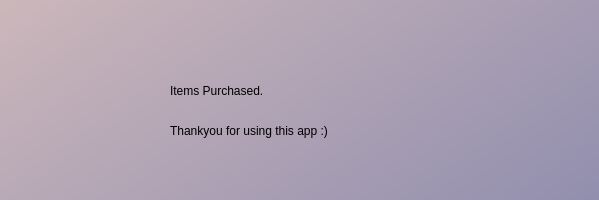
<?xml version="1.0" encoding="UTF-8"?>
<ui version="4.0">
 <class>Dialog</class>
 <widget class="QDialog" name="Dialog">
  <property name="geometry">
   <rect>
    <x>0</x>
    <y>0</y>
    <width>599</width>
    <height>200</height>
   </rect>
  </property>
  <property name="windowTitle">
   <string>Dialog</string>
  </property>
  <widget class="QWidget" name="Error2" native="true">
   <property name="geometry">
    <rect>
     <x>-180</x>
     <y>-180</y>
     <width>1001</width>
     <height>701</height>
    </rect>
   </property>
   <property name="styleSheet">
    <string notr="true">
background-color: qlineargradient(spread:pad, x1:0, y1:0, x2:1, y2:1, stop:0 rgba(233, 203, 193, 255), stop:1 rgba(100, 111, 164, 255));</string>
   </property>
   <widget class="QLabel" name="label">
    <property name="geometry">
     <rect>
      <x>280</x>
      <y>250</y>
      <width>61</width>
      <height>61</height>
     </rect>
    </property>
    <property name="styleSheet">
     <string notr="true">background: transparent</string>
    </property>
    <property name="text">
     <string/>
    </property>
    <property name="pixmap">
     <pixmap>UI Icons/1x/smiley.png</pixmap>
    </property>
    <property name="scaledContents">
     <bool>true</bool>
    </property>
   </widget>
   <widget class="QLabel" name="label_2">
    <property name="geometry">
     <rect>
      <x>350</x>
      <y>240</y>
      <width>171</width>
      <height>61</height>
     </rect>
    </property>
    <property name="styleSheet">
     <string notr="true">background:transparent ;
font: 16pt&quot;Times New Roman&quot;</string>
    </property>
    <property name="text">
     <string>Items Purchased.</string>
    </property>
   </widget>
   <widget class="QLabel" name="label_3">
    <property name="geometry">
     <rect>
      <x>350</x>
      <y>280</y>
      <width>341</width>
      <height>61</height>
     </rect>
    </property>
    <property name="styleSheet">
     <string notr="true">background:transparent ;
font: 16pt&quot;Times New Roman&quot;</string>
    </property>
    <property name="text">
     <string>Thankyou for using this app :)</string>
    </property>
   </widget>
  </widget>
 </widget>
 <resources>
  <include location="res.qrc"/>
 </resources>
 <connections/>
</ui>
